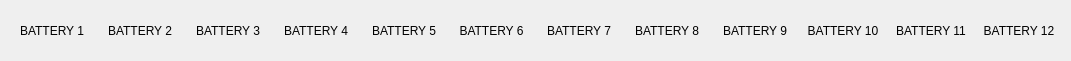
     <widget class="QWidget" name="horizontalLayoutWidget">
      <property name="geometry">
       <rect>
        <x>100</x>
        <y>0</y>
        <width>1071</width>
        <height>61</height>
       </rect>
      </property>
      <layout class="QHBoxLayout" name="horizontalLayout">
       <item>
        <widget class="QLabel" name="label_bat1">
         <property name="text">
          <string>BATTERY 1</string>
         </property>
         <property name="alignment">
          <set>Qt::AlignCenter</set>
         </property>
        </widget>
       </item>
       <item>
        <widget class="QLabel" name="label_bat2">
         <property name="text">
          <string>BATTERY 2</string>
         </property>
         <property name="alignment">
          <set>Qt::AlignCenter</set>
         </property>
        </widget>
       </item>
       <item>
        <widget class="QLabel" name="label_bat3">
         <property name="text">
          <string>BATTERY 3</string>
         </property>
         <property name="alignment">
          <set>Qt::AlignCenter</set>
         </property>
        </widget>
       </item>
       <item>
        <widget class="QLabel" name="label_bat4">
         <property name="text">
          <string>BATTERY 4</string>
         </property>
         <property name="alignment">
          <set>Qt::AlignCenter</set>
         </property>
        </widget>
       </item>
       <item>
        <widget class="QLabel" name="label_bat5">
         <property name="text">
          <string>BATTERY 5</string>
         </property>
         <property name="alignment">
          <set>Qt::AlignCenter</set>
         </property>
        </widget>
       </item>
       <item>
        <widget class="QLabel" name="label_bat6">
         <property name="text">
          <string>BATTERY 6</string>
         </property>
         <property name="alignment">
          <set>Qt::AlignCenter</set>
         </property>
        </widget>
       </item>
       <item>
        <widget class="QLabel" name="label_bat7">
         <property name="text">
          <string>BATTERY 7</string>
         </property>
         <property name="alignment">
          <set>Qt::AlignCenter</set>
         </property>
        </widget>
       </item>
       <item>
        <widget class="QLabel" name="label_bat8">
         <property name="text">
          <string>BATTERY 8</string>
         </property>
         <property name="alignment">
          <set>Qt::AlignCenter</set>
         </property>
        </widget>
       </item>
       <item>
        <widget class="QLabel" name="label_bat9">
         <property name="text">
          <string>BATTERY 9</string>
         </property>
         <property name="alignment">
          <set>Qt::AlignCenter</set>
         </property>
        </widget>
       </item>
       <item>
        <widget class="QLabel" name="label_bat10">
         <property name="text">
          <string>BATTERY 10</string>
         </property>
         <property name="alignment">
          <set>Qt::AlignCenter</set>
         </property>
        </widget>
       </item>
       <item>
        <widget class="QLabel" name="label_bat11">
         <property name="text">
          <string>BATTERY 11</string>
         </property>
         <property name="alignment">
          <set>Qt::AlignCenter</set>
         </property>
        </widget>
       </item>
       <item>
        <widget class="QLabel" name="label_bat12">
         <property name="text">
          <string>BATTERY 12</string>
         </property>
         <property name="alignment">
          <set>Qt::AlignCenter</set>
         </property>
        </widget>
       </item>
      </layout>
     </widget>
